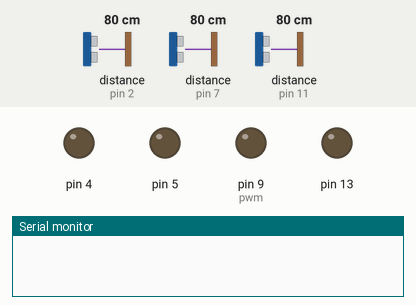
A sketch run on a simulated Arduino Uno, built with avr-gcc and run on an emulated ATmega328P. Parts: output pins drawn as LEDs (lit = HIGH), the last lines printed to the serial monitor. Inputs (shaded band) come from the test bench; at power-on: distance to the obstacle (sensors on pin 7, pin 11, pin 2) 80 cm. The echo pulse lasts 58.3 µs per cm; pins used as bus, display or sensor lines are not drawn.

Above: at 1.2 s.
1.3 s: distance to the obstacle (sensor on pin 7) set to 2 cm
At 4.9 s:
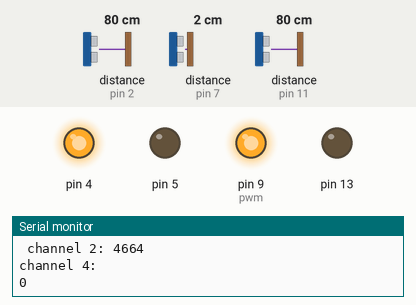
7.9 s: distance to the obstacle (sensor on pin 7) set to 18 cm
At 12.7 s:
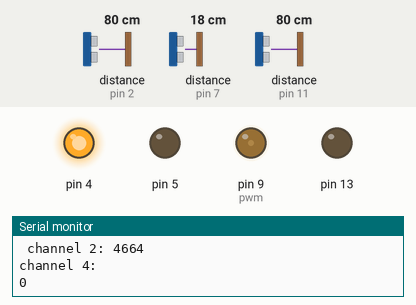
14.5 s: distance to the obstacle (sensor on pin 7) set to 4 cm
At 15.8 s:
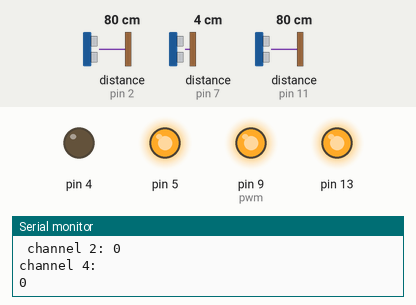
21.1 s: distance to the obstacle (sensor on pin 11) set to 2 cm
At 24.1 s:
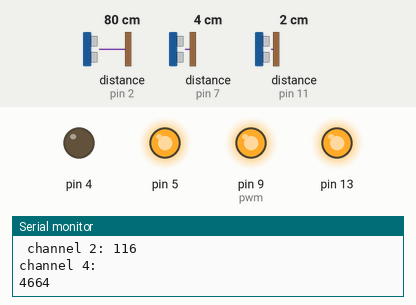
24.5 s: distance to the obstacle (sensor on pin 11) set to 22 cm
31.1 s: distance to the obstacle (sensor on pin 11) set to 25 cm
At 33.8 s:
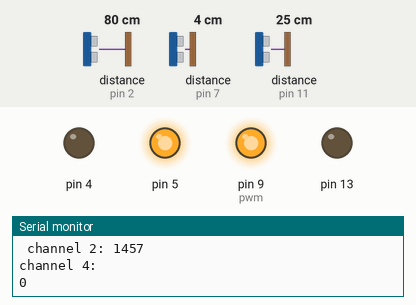
Timing chart, 0 to 38.6 s (numbered marks = the images above; inputs shaded):
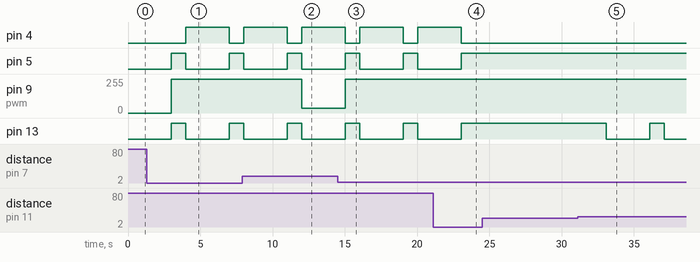

The sketch:

final.ino
```cpp
bool m1a=LOW;
bool m1b=LOW;
bool m2a=LOW;
bool m2b=LOW;
int val,ch1,ch4,ch3,valu,va;

void forward(){
   m1a=HIGH;
  m1b=LOW;
  m2a=HIGH;
  m2b=LOW;
  digitalWrite(4,m1a);
  digitalWrite(5,m1b);
  digitalWrite(12,m2a);
  digitalWrite(13,m2b);
   if(valu==5 || valu==4 || valu==3 || valu==2){
    digitalWrite(4,m1a);
  digitalWrite(5,m1b);
  digitalWrite(12,m2a);
  digitalWrite(13,m2b);
  }
}

void backward(){
  m1a=LOW;
  m1b=HIGH;
  m2a=LOW;
  m2b=HIGH;
   digitalWrite(4,m1a);
  digitalWrite(5,m1b);
  digitalWrite(12,m2a);
  digitalWrite(13,m2b);
   if(valu==5 || valu==6 || valu==7 || valu==8){
    digitalWrite(4,m1a);
  digitalWrite(5,m1b);
  digitalWrite(12,m2a);
  digitalWrite(13,m2b);
  }
}

void left(){
  m1a=LOW;
  m1b=HIGH;
  m2a=HIGH;
  m2b=LOW;
  digitalWrite(4,m1a);
  digitalWrite(5,m1b);
  digitalWrite(12,m2a);
  digitalWrite(13,m2b);
   if(va==5 || va==6 || va==7 || va==8){
    digitalWrite(4,m1a);
  digitalWrite(5,m1b);
  digitalWrite(12,m2a);
  digitalWrite(13,m2b);
  }
}

void right(){
  m1a=HIGH;
  m1b=LOW;
  m2a=LOW;
  m2b=HIGH;
  digitalWrite(4,m1a);
  digitalWrite(5,m1b);
  digitalWrite(12,m2a);
  digitalWrite(13,m2b);
   if(valu==5 || valu==4 || valu==3 || valu==2){
    digitalWrite(4,m1a);
  digitalWrite(5,m1b);
  digitalWrite(12,m2a);
  digitalWrite(13,m2b);
  }
}

void setup() {
  // put your setup code here, to run once:
  pinMode(7,INPUT);     //acceln
  pinMode(11,INPUT);    //forward-backward
  pinMode(2,INPUT);     //left-right
  pinMode(5,OUTPUT);
  pinMode(13,OUTPUT);
  pinMode(9,OUTPUT);    //pwm
  pinMode(12,OUTPUT);
  pinMode(4,OUTPUT);
  Serial.begin(9600);


}

void loop() {
  int ch3=pulseIn(7,HIGH);
  int val=map(ch3,993,2000,25,255);
  int ch2=pulseIn(11,HIGH);
  int valu=map(ch2,980,2000,1,10);
  int ch4=pulseIn(2,HIGH);
  int va=map(ch4,980,2000,1,10);

  analogWrite(9,val);

  if(va>=8){
    right();
  }
  else
  if(va<=2){
    left();
  }
  if(valu>5){
    forward();
  }
  else
  if(valu<5){
    backward();
  }

  Serial.print("channel 3: ");
  Serial.println(ch3);
  Serial.print(" channel 2: ");
  Serial.println(ch2);
  Serial.println("channel 4: ");
  Serial.println(ch4);
  }
```

Measured:
- the behaviour switches between 24 and 25 cm on distance to the obstacle (sensor on pin 11) (found by bisection; images 4 and 5)
- after the input at 1.3 s, pin 4: LOW → HIGH after 2.7 s, → LOW 3.0 s later
- after the input at 7.9 s, pin 9 (pwm): 255/255 → 37/255 after 4.1 s
- after the input at 14.5 s, pin 9 (pwm): goes on until 15.0 s, then stays 255/255
- after the input at 21.1 s, pin 4: goes on until 23.0 s, then stays LOW; pin 5, pin 13: goes on until 23.0 s, then stays HIGH
- after the input at 31.1 s, pin 13: HIGH → LOW after 2.0 s, → HIGH 3.0 s later, → LOW 1.0 s later
- by itself, pin 5, pin 13: alternates HIGH for 1.0 s and LOW for 3.0 s
